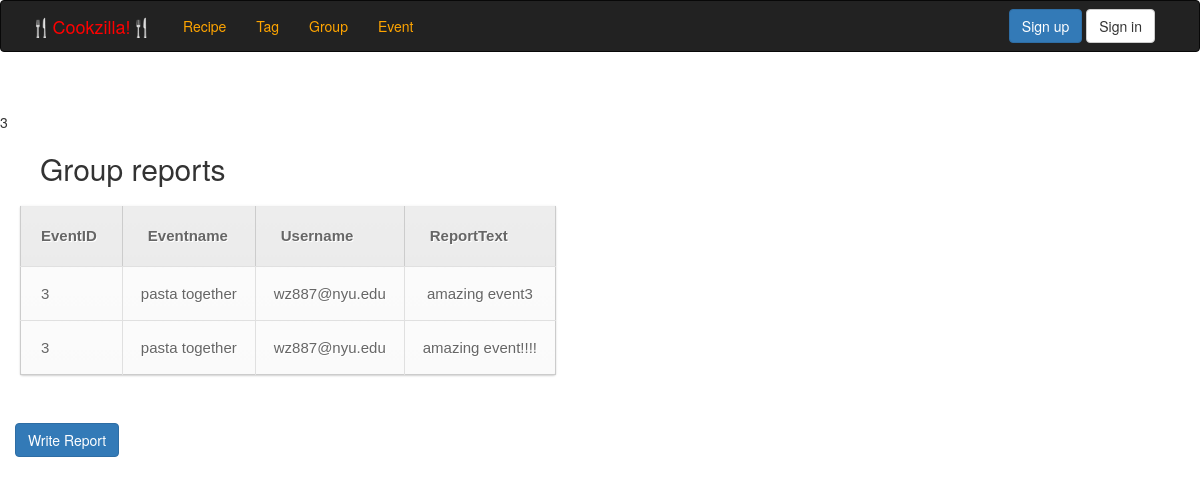
Screenshot of /report.php?eid=3 with the database file from the repository.
### tables this page shows
create table event_report(
	erId int auto_increment,
	uname varchar(40),
	eid int,
	rtext text,
	ertime datetime,
	primary key (erId),
    foreign key (uname) references users(uname),
    foreign key (eid) references user_event(eid)
)
auto_increment = 10000;

create table user_event(
	eid int auto_increment,
	gid int,
	ename varchar(40),
	creater varchar(40),
	starttime datetime,
	endtime datetime,
	max_number int,
	primary key (eid),
	foreign key (gid) references user_group(gid),
	foreign key (creater) references users(uname)
)
auto_increment = 10000;

### report.php (the view, shortened to what this page needs)
<head>
  <link href="css/bootstrap.min.css" rel="stylesheet">
</head>
<body>
<div class="navbar navbar-inverse navbar-extra" >
        <div class="container">
          <div class="navbar-header" >
            <a class="navbar-brand" href="/cookzilla"><font color="red">🍴Cookzilla!🍴</font></a>
          </div>
          <div class="navbar-collapse collapse">
            <ul class="nav navbar-nav">
              <li id="subscribe">
                <a href="/subscribe/"><font color="orange">Recipe</font></a>
              </li>
              <li id="subscribe">
                <a href="/subscribe/"><font color="orange">Tag</font></a>
              </li>
              <li id="subscribe">
                <a href="/subscribe/"><font color="orange">Group</font></a>
              </li>
              <li id="subscribe">
                <a href="/subscribe/"><font color="orange">Event</font></a>
              </li>
            </ul>
            <div class="navbar-form navbar-right">
              <a class="btn btn-primary" href="/cookzilla/signup.php">Sign up</a>
              <a class="btn btn-default" href="/cookzilla/signin.php">Sign in</a>
            </div>
          </div>
        </div>
      </div>
<br>
<?php
$eid = $_GET["eid"];
echo $eid;
echo "<h2 style= \"margin-left:40px\"> Group reports </h2>";
$result2 = mysql_query("SELECT E.eid,E.ename,R.uname,R.rtext
FROM user_event E, event_report R
WHERE R.eid = E.eid and E.eid = '$eid' ");
echo "
<table border='1'>
<tr>
<th>EventID</th>
<th>Eventname</th>
<th>Username</th>
<th>ReportText</th>
</tr>";
while($row = mysql_fetch_array($result2))
  {
  echo "<tr>";
  echo "<td>" . $row['eid'] . "</td>";
  echo "<td>" . $row['ename'] . "</td>";
  echo "<td>" . $row['uname'] . "</td>";
  echo "<td>" . $row['rtext'] . "</td>";
  echo "</tr>";
  }
echo "</table>";
echo '<br>';
?>
<div class="navbar-form navbar-left">
              <a class="btn btn-primary" href="/cookzilla/createreport.php">Write Report</a>
</div>

### report.php (style rules this page uses)
table { font-family:Arial, Helvetica, sans-serif; color:#666; font-size:15px; text-shadow: 1px 1px 0px #fff; background:#eaebec; margin:20px; border:#ccc 1px solid; -moz-border-radius:3px; -webkit-border-radius:3px; border-radius:3px; -moz-box-shadow: 0 1px 2px #d1d1d1; -webkit-box-shadow: 0 1px 2px #d1d1d1; box-shadow: 0 1px 2px #d1d1d1; }
table th { padding:21px 25px 22px 25px; border-top:1px solid #fafafa; border-bottom:1px solid #e0e0e0; background: #ededed; background: -webkit-gradient(linear, left top, left bottom, from(#ededed), to(#ebebeb)); background: -moz-linear-gradient(top, #ededed, #ebebeb); }
table th:first-child { text-align: left; padding-left:20px; }
table tr:first-child th:first-child { -moz-border-radius-topleft:3px; -webkit-border-top-left-radius:3px; border-top-left-radius:3px; }
table tr:first-child th:last-child { -moz-border-radius-topright:3px; -webkit-border-top-right-radius:3px; border-top-right-radius:3px; }
table tr { text-align: center; padding-left:20px; }
table tr td:first-child { text-align: left; padding-left:20px; border-left: 0; }
table tr td { padding:18px; border-top: 1px solid #ffffff; border-bottom:1px solid #e0e0e0; border-left: 1px solid #e0e0e0; background: #fafafa; background: -webkit-gradient(linear, left top, left bottom, from(#fbfbfb), to(#fafafa)); background: -moz-linear-gradient(top, #fbfbfb, #fafafa); }
table tr:last-child td { border-bottom:0; }
table tr:last-child td:first-child { -moz-border-radius-bottomleft:3px; -webkit-border-bottom-left-radius:3px; border-bottom-left-radius:3px; }
table tr:last-child td:last-child { -moz-border-radius-bottomright:3px; -webkit-border-bottom-right-radius:3px; border-bottom-right-radius:3px; }

### rows the page displays
event_report: eid.eid "3", eid.ename "pasta together", uname "wz887@nyu.edu", rtext "amazing event3"
event_report: eid.eid "3", eid.ename "pasta together", uname "wz887@nyu.edu", rtext "amazing event!!!!"

### other values shown
$eid "3"
